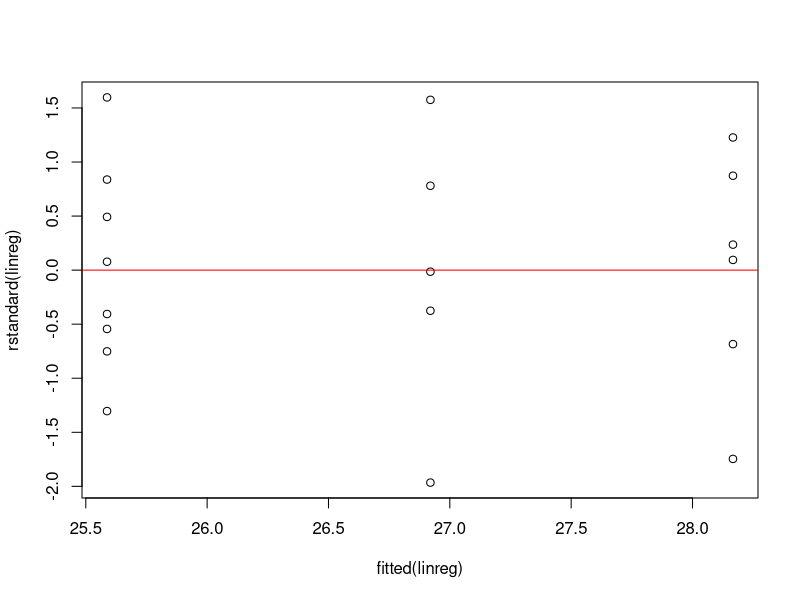
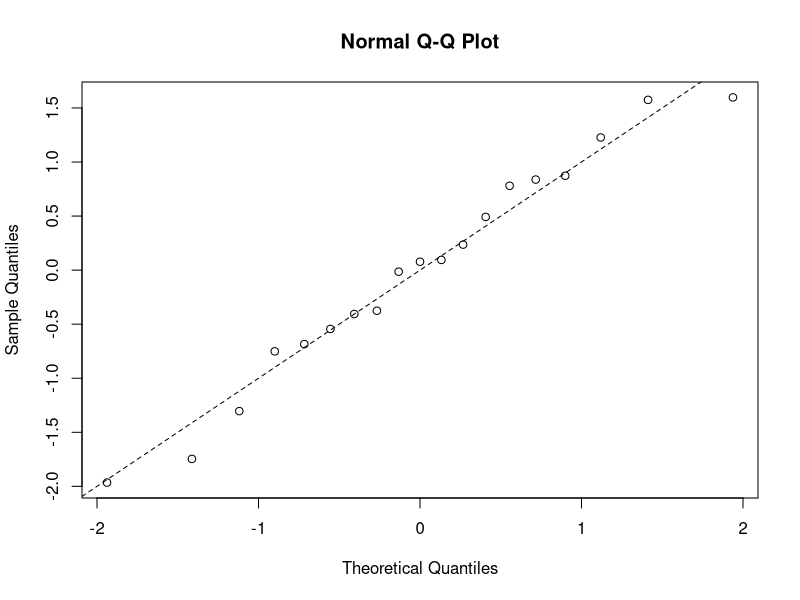
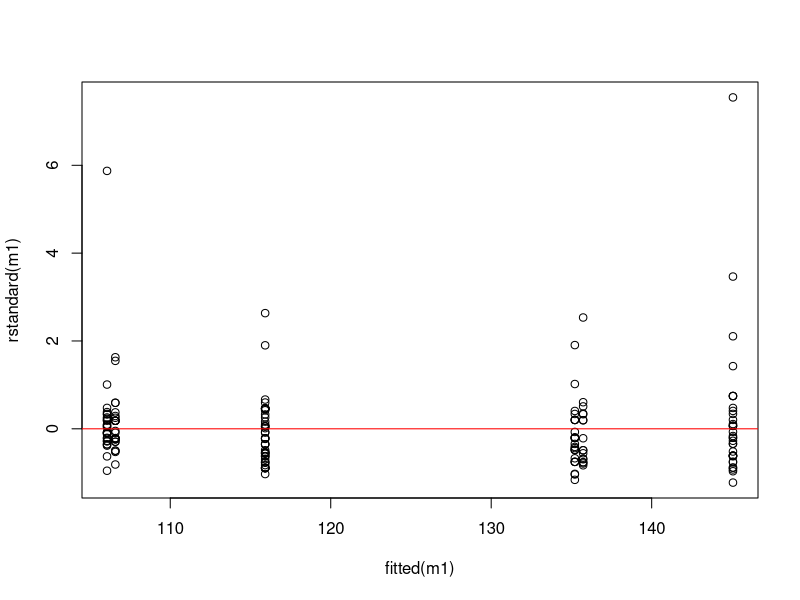
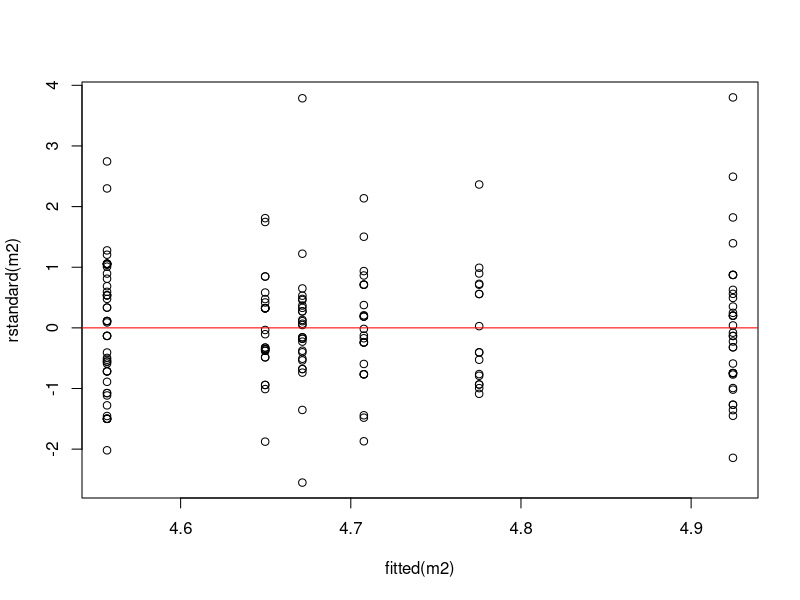
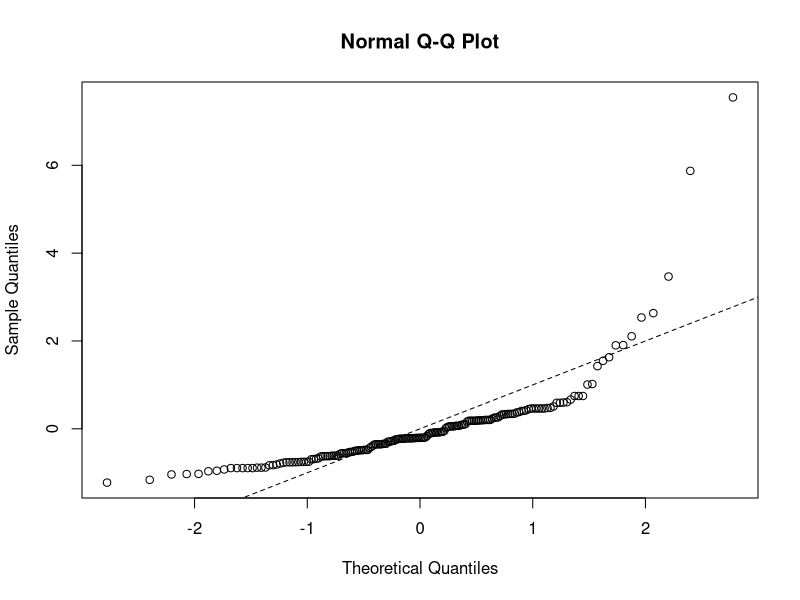
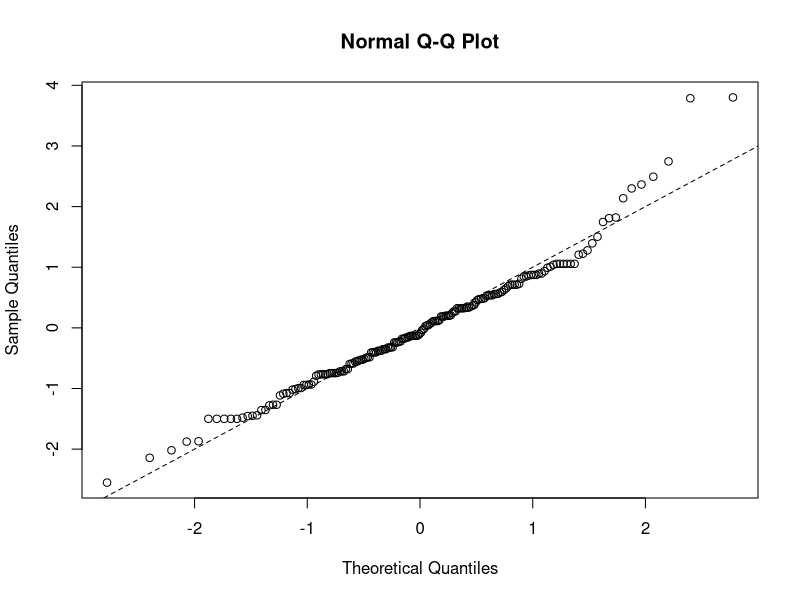

R code for these plots, in order:
## ---- chunk 1
knitr::opts_chunk$set(echo = TRUE)
## ---- chunk 2
dbinom(3, size=5, prob=0.55) ## P(Y=3)
## ---- chunk 3
1 - pbinom(3, size=5, prob=0.55) ## P(Y>=4)
## ---- chunk 4
13/20
## ---- chunk 5
p <- 0.65
n <- 20
p + c(-1, 1) * 1.96 * sqrt((p * (1-p) )/n)
## ---- chunk 6
?prop.test()
prop.test(13, 20, p = 0.65, correct = FALSE)
## ---- chunk 7
result <- binom.test(13, 20, p = 0.5)
result
## ---- chunk 8
for (x in 1:20) {
  res <- binom.test(x, 20, p = 0.5)
  cat(x, res$p.value)
  cat("\n")
}
## ---- chunk 9
binom.test(8, 600)
## ---- chunk 10
binom.test(4, 493)
binom.test(10, 497)
## ---- chunk 11
(10 / 497) - (4 / 493)

0.009689816 - 0.002214977
0.036690693 - 0.020642826

## ---- chunk 12
prop.test(c(10,4), c(497,493), correct=FALSE)
## ---- chunk 13
sd1tabel <- matrix(c(14, 51, 52, 401), 2, 2)
sd1tabel
rownames(sd1tabel) <- c("m1-Stresset", "m1-Ikke stresset")
colnames(sd1tabel) <- c("m2-Stresset", "m2-Ikke stresset")
sd1tabel
## ---- chunk 14
chisq.test(sd1tabel, correct = FALSE)
## ---- chunk 15
sd2tabel <- matrix(c(451, 532, 27, 313, 28, 539, 145, 56, 456), 3, 3)
rownames(sd2tabel) <- c("A", "B", "C")
colnames(sd2tabel) <- c("South", "Asia", "Africa")
sd2tabel
## ---- chunk 16
chisq.test(sd1tabel, correct = FALSE)
## ---- chunk 17
lyskilde <- read.table("data/lyskilde.txt", header = 1)
head(lyskilde, n = 3)
## ---- chunk 18
linreg <- lm(frekvens ~ farve , data = lyskilde)
## ---- chunk 19
plot(fitted(linreg), rstandard(linreg))
abline(0,0, col = 'Red')

## ---- chunk 20
qqnorm(rstandard(linreg))
abline(0,1, lty=2)
## ---- chunk 21
nullModel <- lm(frekvens ~ 1 , data = lyskilde)

anova(nullModel, linreg)
## ---- chunk 22
confint(linreg)
## ---- chunk 23
-4.350729 - (-3.232984)
-0.8076044 - (0.7396511)
## ---- chunk 24
ss <- read.table("data/ss2017-18.txt", header = 1)
head(ss, n = 3)
## ---- chunk 25
unique(ss$studie)
## ---- chunk 26
m1 <- lm(figur2 ~ studie + kon, data = ss)
m2 <- lm(log(figur2) ~ studie + kon + studie * kon, data = ss)
## ---- chunk 27
summary(m1)
summary(m2)
## ---- chunk 28
plot(fitted(m1), rstandard(m1))
abline(0,0, col = 'Red')
## ---- chunk 29
plot(fitted(m2), rstandard(m2))
abline(0,0, col = 'Red')
## ---- chunk 30
qqnorm(rstandard(m1))
abline(0,1, lty=2)
## ---- chunk 31
qqnorm(rstandard(m2))
abline(0,1, lty=2)
## ---- chunk 32
Nullmodel <- lm(log(figur2) ~ studie + kon, data = ss)

anova(Nullmodel, m2)

## ---- chunk 33
summary(Nullmodel)
confint(Nullmodel)
## ---- chunk 34
exp(-0.3416929)
## ---- chunk 35
 exp(4.828164) / exp(4.828164 + -0.211680)
## ---- chunk 36
FullModel <- lm(log(figur2) ~ studie + kon, data = ss)
Nullmodel <- lm(log(figur2) ~ kon, data = ss)
  
anova(Nullmodel, FullModel)

